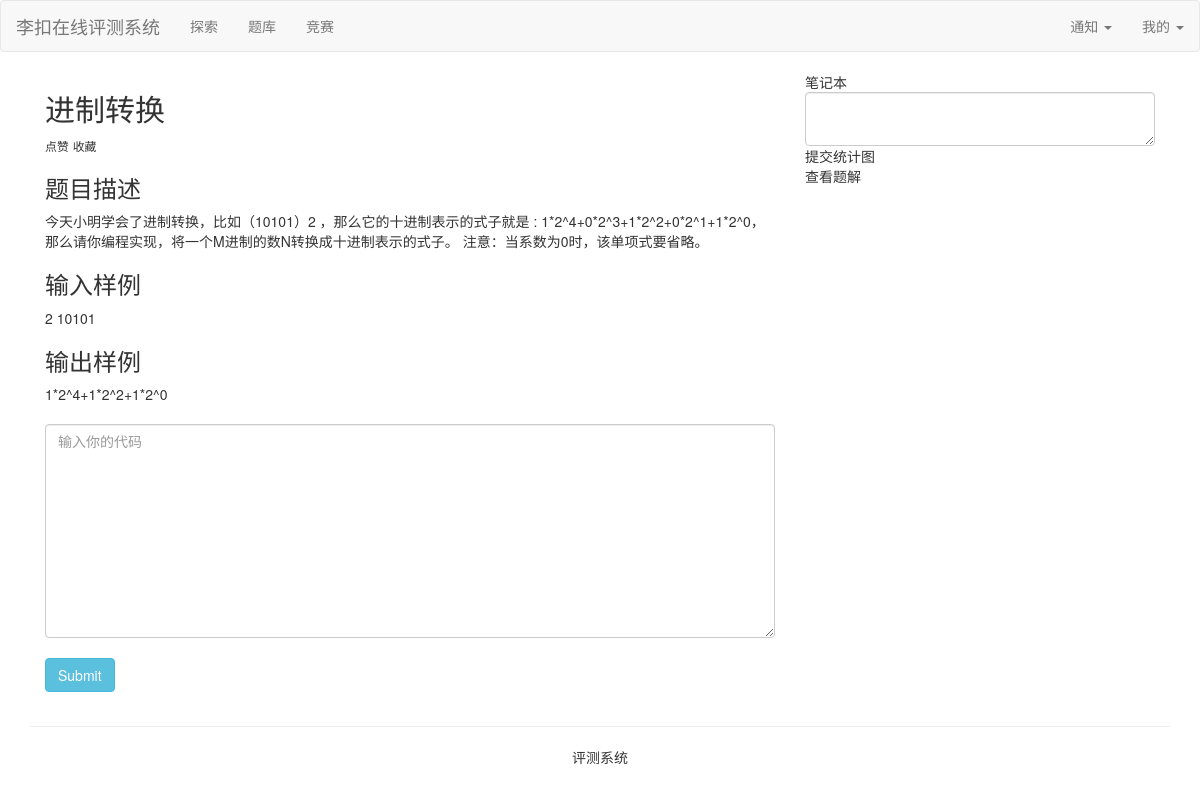
/problem/detail/2/ (signed in), run on the app's committed database.
### judger_problem/models.py (models this page shows, shortened)
class Problem(models.Model):
    diff = [
        (0, "简单"),
        (1, "中等"),
        (2, "困难"),
    ]
    title = models.CharField(max_length=128, verbose_name="题目标题")
    problem_content = models.TextField(verbose_name="题目内容")
    problem_input = models.CharField(max_length=128, verbose_name="样例输入")
    problem_output = models.CharField(max_length=128, verbose_name="样例输出")
    create_time = models.DateTimeField(auto_now_add=True, verbose_name="创建题目时间")
    difficulty = models.IntegerField(null=True, choices=diff, verbose_name="难度")
    explains = models.IntegerField(default=0, verbose_name="题目题解数量")
    fk_labels = models.ManyToManyField(to=ProblemLabel, verbose_name="题目标签")
    Submits = models.IntegerField(default=0, verbose_name="总的用户提交次数")
    corrects = models.IntegerField(default=0, verbose_name="总的用户正确次数")
    fk_author = models.ForeignKey(to=User, on_delete=models.CASCADE, verbose_name="作者")
    class Meta:
        verbose_name = "题目列表"
        verbose_name_plural = "题目列表"

### judger_problem/views.py (the view, shortened to what this page needs)
# urls.py: path("detail/<int:problem_id>/", views.ProblemDetail.as_view(), name="problemdetail"),
@method_decorator(login_required, name="dispatch")
class ProblemDetail(View):
    def get(self, request, *args, **kwargs):
        problem = Problem.objects.filter(id=kwargs["problem_id"])[0]
        context = {
            "problem_content": problem
        }
        return render(request=request, template_name="judger_problem/templates/problem_detail.html", context=context)

### templates/judger_problem/templates/problem_detail.html (shortened to what this page needs)
{% extends 'base.html' %}
{% block content %}
    <div class="col-md-8">
    <h2>{{ problem_content.title }}</h2>
        <small>点赞</small>
        <small>收藏</small>
    <h3>题目描述</h3>
    {{ problem_content.problem_content }}
    <h3>输入样例</h3>
    {{ problem_content.problem_input }}
    <h3>输出样例</h3>
    {{ problem_content.problem_output }}
    <br>
    <br>
    <form method="post" action=".">
        <textarea name="user_code" class="md-textarea form-control" rows="10" placeholder="输入你的代码" required></textarea>
        <br>
        <input type="submit" class="btn btn-info">
    </form>
    </div>
    <div class="col-md-4">
        笔记本
        <textarea class="md-textarea form-control" row="10"></textarea>
        <div>
            提交统计图
        </div>
        <dvi>
            查看题解
        </dvi>
    </div>
{% endblock %}

### data on the page
Problem: title "进制转换", problem_content "今天小明学会了进制转换，比如（10101）2 ，那么它的十进制表示的式子就是 : 1*2^4+0*2^3+1*2^2+0*2^1+1*2^0， 那么请你编程实现，将一个M进制的数N转换成十进制表示的式子。 注意：当系数为0时，该单项式要省略。", problem_input "2 10101", problem_output "1*2^4+1*2^2+1*2^0"
